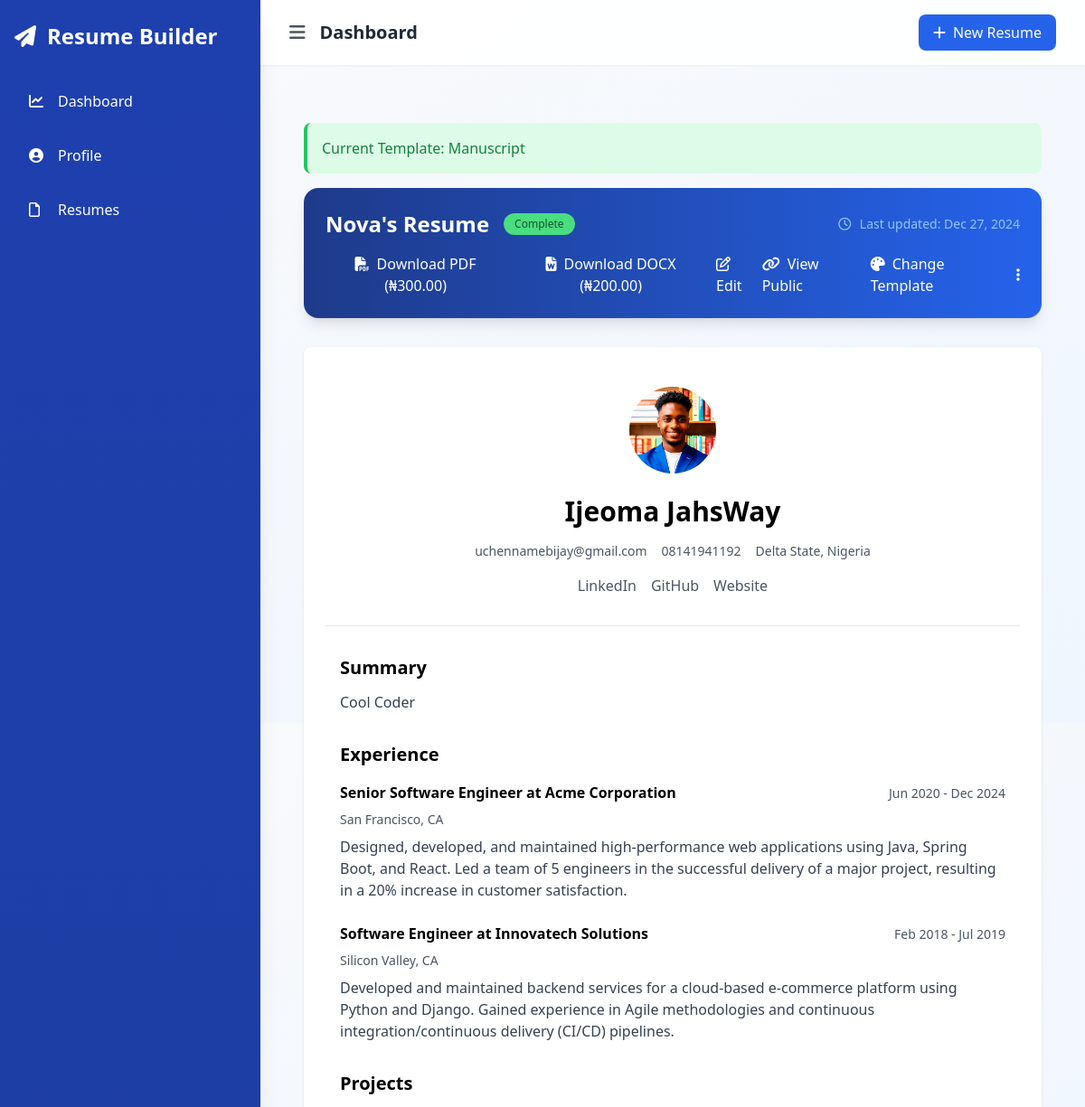
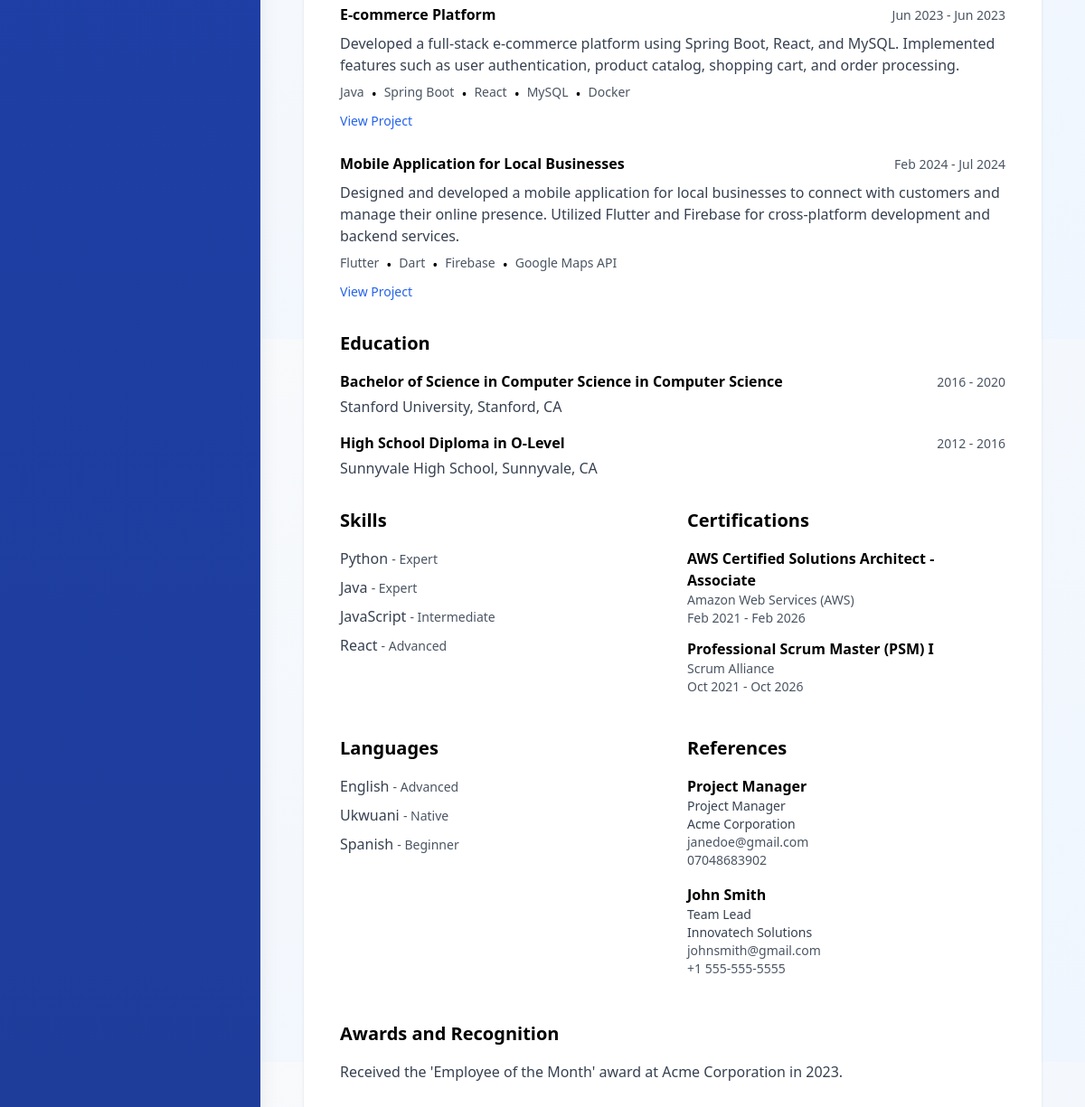
The app's page /resumes/novas-resume-962922d6/preview/ (signed in) with its own data (2 pictures, top to bottom).
### resumes/models.py (models this page shows, shortened)
class Resume(models.Model):
    user = models.ForeignKey(User, on_delete=models.CASCADE)
    title = models.CharField(max_length=100)
    created_at = models.DateTimeField(auto_now_add=True)
    updated_at = models.DateTimeField(auto_now=True)
    is_complete = models.BooleanField(default=False)
    slug = models.SlugField(unique=True, blank=True)
    template = models.ForeignKey(ResumeTemplate, on_delete=models.SET_NULL, null=True)

class ResumeTemplate(models.Model):
    name = models.CharField(max_length=100)
    description = models.TextField()
    preview_image = models.ImageField(upload_to='template_previews/')
    price = models.DecimalField(max_digits=10, decimal_places=2, default=0.00)
    html_content = models.TextField(help_text="Enter the complete HTML template code")
    css_content = models.TextField(blank=True, help_text="Additional CSS styles")
    created_at = models.DateTimeField(auto_now_add=True)
    is_active = models.BooleanField(default=True)

class CustomSection(models.Model):
    resume = models.ForeignKey(Resume, related_name='custom_sections', on_delete=models.CASCADE)
    section_name = models.CharField(max_length=100)
    content = CKEditor5Field('Content', config_name='default')

### core/models.py (models this page shows, shortened)
class SiteSettings(models.Model):
    site_name = models.CharField(max_length=100)
    site_description = models.TextField()
    contact_email = models.EmailField()
    contact_phone = models.CharField(max_length=20)
    address = models.TextField(blank=True)
    meta_keywords = models.TextField(help_text="Comma-separated keywords")
    meta_description = models.TextField()
    facebook_url = models.URLField(blank=True)
    twitter_url = models.URLField(blank=True)
    linkedin_url = models.URLField(blank=True)
    pdf_download_price = models.DecimalField(
        max_digits=10,
        decimal_places=2,
        help_text="Price for downloading resume as PDF"
    )
    docx_download_price = models.DecimalField(
        max_digits=10,
        decimal_places=2,
        help_text="Price for downloading resume as DOCX"
    )
    class Meta:
        verbose_name = "Site Settings"
        verbose_name_plural = "Site Settings"

### resumes/views.py (the view)
# urls.py: path('<slug:resume_slug>/preview/', views.resume_preview, name='resume_preview'),
@login_required
def resume_preview(request, resume_slug):
    resume = get_object_or_404(Resume, slug=resume_slug, user=request.user)
    context = get_resume_context(resume)
    context['domain'] = request.get_host()
    return render(request, 'resumes/preview_resume.html', context)

### core/context_processors.py (called while the page is built)
def site_settings(request):
    try:
        settings = SiteSettings.objects.first()
        templates = ResumeTemplate.objects.filter(is_active=True).order_by('?')
        return {
            'site_settings': settings,
            'featured_templates': templates
        }
    except:
        return {
            'site_settings': None,
            'featured_templates': []
        }

### resumes/templatetags/resume_filters.py (called while the page is built)
@register.filter
def split_technologies(value):
    return [tech.strip() for tech in value.split(',')]

### resumes/views.py (called while the page is built)
def get_resume_context(resume):
    context = {
        'resume': resume,
        'personal_info': resume.personalinfo if hasattr(resume, 'personalinfo') else None,
        'work_experiences': resume.workexperience_set.all(),
        'education_entries': resume.education_set.all(),
        'skills': resume.skill_set.all(),
        'projects': resume.project_set.all(),
        'certifications': resume.certification_set.all(),
        'languages': resume.language_set.all(),
        'references': resume.references.all(),
        'custom_sections': resume.custom_sections.all(),
    }
    if resume.template:
        template_content = Template(resume.template.html_content)
        context['rendered_template'] = template_content.render(Context(context))
    return context

### resumes/templates/resumes/preview_resume.html (shortened to what this page needs)
{% extends "accounts/dashboard_base.html" %}
{% load static %}
{% block content %}
<div class="max-w-7xl mx-auto px-4 py-8">
    {% if resume.template %}
        <div class="bg-green-100 border-l-4 border-green-500 text-green-700 p-4 mb-4 rounded-lg">
            <p class="font-medium">Current Template: {{ resume.template.name }}</p>
        </div>
    {% endif %}
    <div class="bg-gradient-to-r from-blue-900 to-blue-600 rounded-2xl shadow-lg mb-8">
        <div class="hidden md:block p-6">
            <div class="flex justify-between items-center">
                <div class="flex items-center gap-4">
                    <h1 class="text-2xl font-bold text-white">{{ resume.title }}</h1>
                    <span class="px-3 py-1 rounded-full text-xs font-medium
                        {% if resume.is_complete %}bg-green-400 text-green-900
                        {% else %}bg-yellow-400 text-yellow-900{% endif %}">
                        {{ resume.is_complete|yesno:"Complete,In Progress" }}
                    </span>
                </div>
                <div class="flex items-center gap-4">
                    <span class="text-sm text-blue-300">
                        <i class="far fa-clock w-5"></i>
                        Last updated: {{ resume.updated_at|date:"M d, Y" }}
                    </span>
                </div>
            </div>
            <div class="flex justify-between items-center mt-4">
                <div class="flex gap-3">
                    {% if has_free_download %}
                        <a href="{% url 'generate_pdf' resume.slug %}" class="btn-primary text-white">
                            <i class="fa-solid fa-file-pdf mr-2"></i>Download PDF (Free)
                        </a>
                    {% else %}
                        <button onclick="initializePDFPayment()" class="btn-primary text-white">
                            <i class="fa-solid fa-file-pdf mr-2"></i>Download PDF (₦{{ site_settings.pdf_download_price }})
                        </button>
                    {% endif %}
                    {% if has_free_download %}
                    <a href="{% url 'generate_docx' resume.slug %}" class="btn-primary text-white">
                        <i class="fas fa-file-word mr-2"></i>Download DOCX (Free)
                    </a>
                    {% else %}
                    <button onclick="initializeDOCXPayment()" class="btn-primary text-white">
                        <i class="fas fa-file-word mr-2"></i>Download DOCX (₦{{ site_settings.docx_download_price }})
                    </button>
                    {% endif %}
                    <a href="{% url 'edit_resume' resume.slug %}" class="btn-secondary text-white">
                        <i class="far fa-edit mr-2"></i>Edit
                    </a>
                </div>
                <div class="flex items-center gap-3">
                    <a href="{% url 'public_resume_view' resume.slug %}" target="_blank" class="btn-secondary text-white">
                        <i class="fas fa-link mr-2"></i>View Public
                    </a>
                    <a href="{% url 'template_selection' %}?resume_slug={{ resume.slug }}" class="btn-secondary text-white">
                        <i class="fas fa-palette mr-2"></i>Change Template
                    </a>
                    <div x-data="{ open: false }" class="relative">
                        <button @click="open = !open" class="btn-icon">
                            <i class="fas fa-ellipsis-v text-white"></i>
                        </button>
                    </div>
                </div>
            </div>
        </div>
    </div>
    <div id="resume-content" class="bg-white shadow rounded-lg p-3">
        {% if resume.template %}
            {{ rendered_template|safe }}
        {% else %}
            {% include "resumes/default_template.html" %}
        {% endif %}
    </div>
</div>
{% endblock %}

### resumes/templates/resumes/preview_resume.html (style rules this page uses)
.btn-primary { @apply inline-flex items-center justify-center px-4 py-2 bg-blue-400 text-white rounded-lg text-sm font-medium hover:bg-blue-500 transition-colors shadow-md; }
.btn-secondary { @apply inline-flex items-center justify-center px-4 py-2 border border-blue-300 rounded-lg text-sm font-medium text-white bg-blue-700 hover:bg-blue-600 transition-colors shadow-md; }
.btn-icon { @apply p-2 hover:bg-blue-700 rounded-lg transition-colors; }

### records on screen
Resume: template.name "Manuscript", title "Nova's Resume", is_complete "Complete", updated_at "Dec 27, 2024"
SiteSettings: pdf_download_price "300.00", docx_download_price "200.00"
CustomSection: content (picture), content "Ijeoma JahsWay uchennamebijay@gmail.com 08141941192 Delta State, Nigeria LinkedIn GitHub Website Summary Cool Coder Experience Senior Software Engineer at Acme Corporation Jun 2020 - Dec 2024 San Francisco, CA Designed, developed, and maintained high-performance web applications using Java, Spring Boot, and React. Led a team of 5 engineers in the successful delivery of a major project, resulting in a 20% increase in customer satisfaction. Software Engineer at Innovatech Solutions Feb 2018 - Jul 2019 Silicon Valley, CA Developed and maintained backend services for a cloud-based e-commerce platform using Python and Django. Gained experience in Agile methodologies and continuous…"
